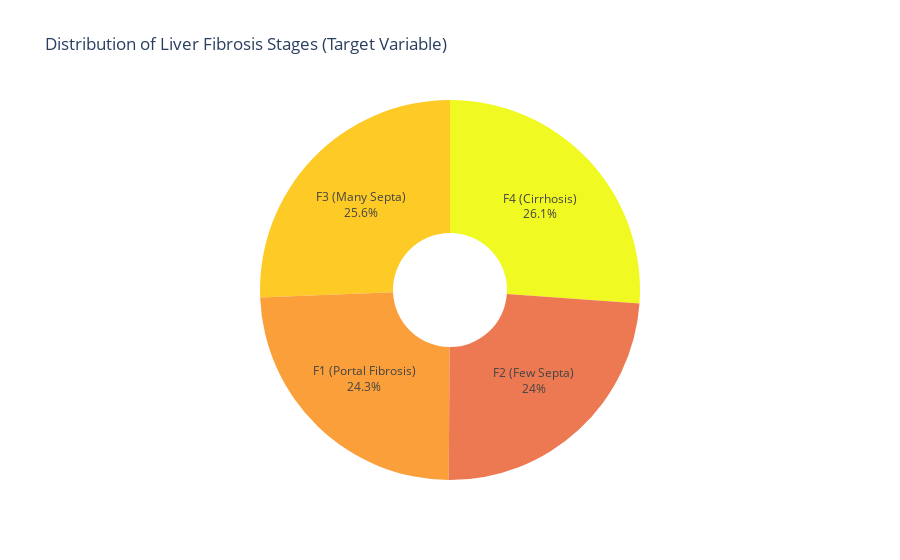

The cell this chart's notebook holds for it:
### Code cell
fig = px.pie(
    df, 
    names='Fibrosis_Stage_Label', 
    title='Distribution of Liver Fibrosis Stages (Target Variable)',
    hole=0.3,
    color_discrete_sequence=px.colors.sequential.Plasma_r
)

fig.update_traces(
    textposition='inside', 
    textinfo='percent+label',
    hovertemplate='Stage: %{label}<br>Count: %{value}<br>Percentage: %{percent}'
)
fig.update_layout(showlegend=False)
fig.show()

### Figure 1 — Plotly figure (JSON) as saved in the notebook; plotly's stock layout.template omitted (floating-point values rounded to 4 significant figures; data arrays with more than 128 entries replaced by an {"elided": "..."} marker saying what was removed)
{"data": [{"domain": {"x": [0, 1], "y": [0, 1]}, "hole": 0.3, "hovertemplate": "Stage: %{label}<br>Count: %{value}<br>Percentage: %{percent}", "labels": {"elided": "1385 str values"}, "legendgroup": "", "name": "", "showlegend": true, "textinfo": "percent+label", "textposition": "inside", "type": "pie"}], "layout": {"legend": {"tracegroupgap": 0}, "piecolorway": ["#f0f921", "#fdca26", "#fb9f3a", "#ed7953", "#d8576b", "#bd3786", "#9c179e", "#7201a8", "#46039f", "#0d0887"], "showlegend": false, "title": {"text": "Distribution of Liver Fibrosis Stages (Target Variable)"}}}
